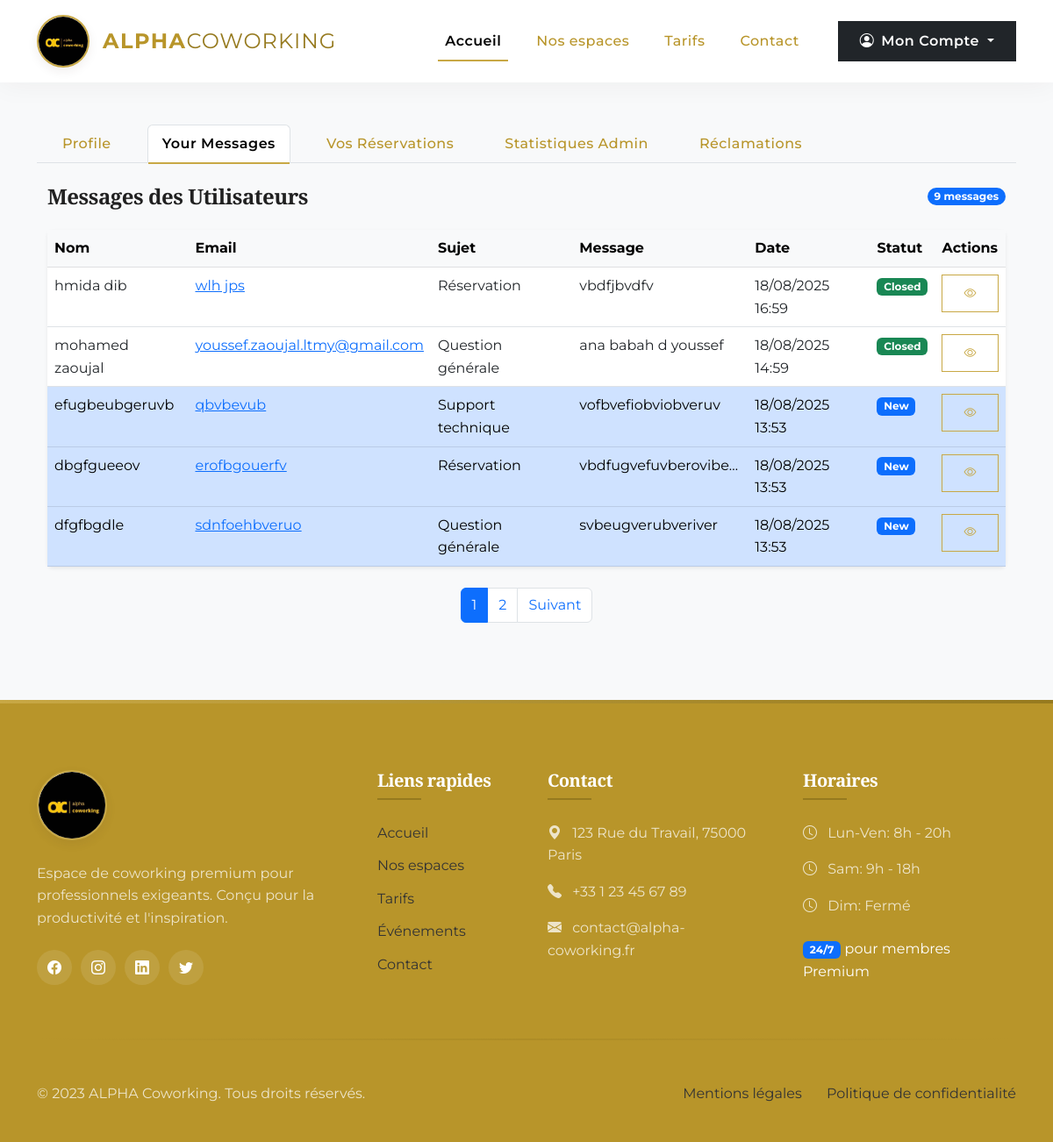
The page /dashboard/messages (signed in) on the database as committed earlier.
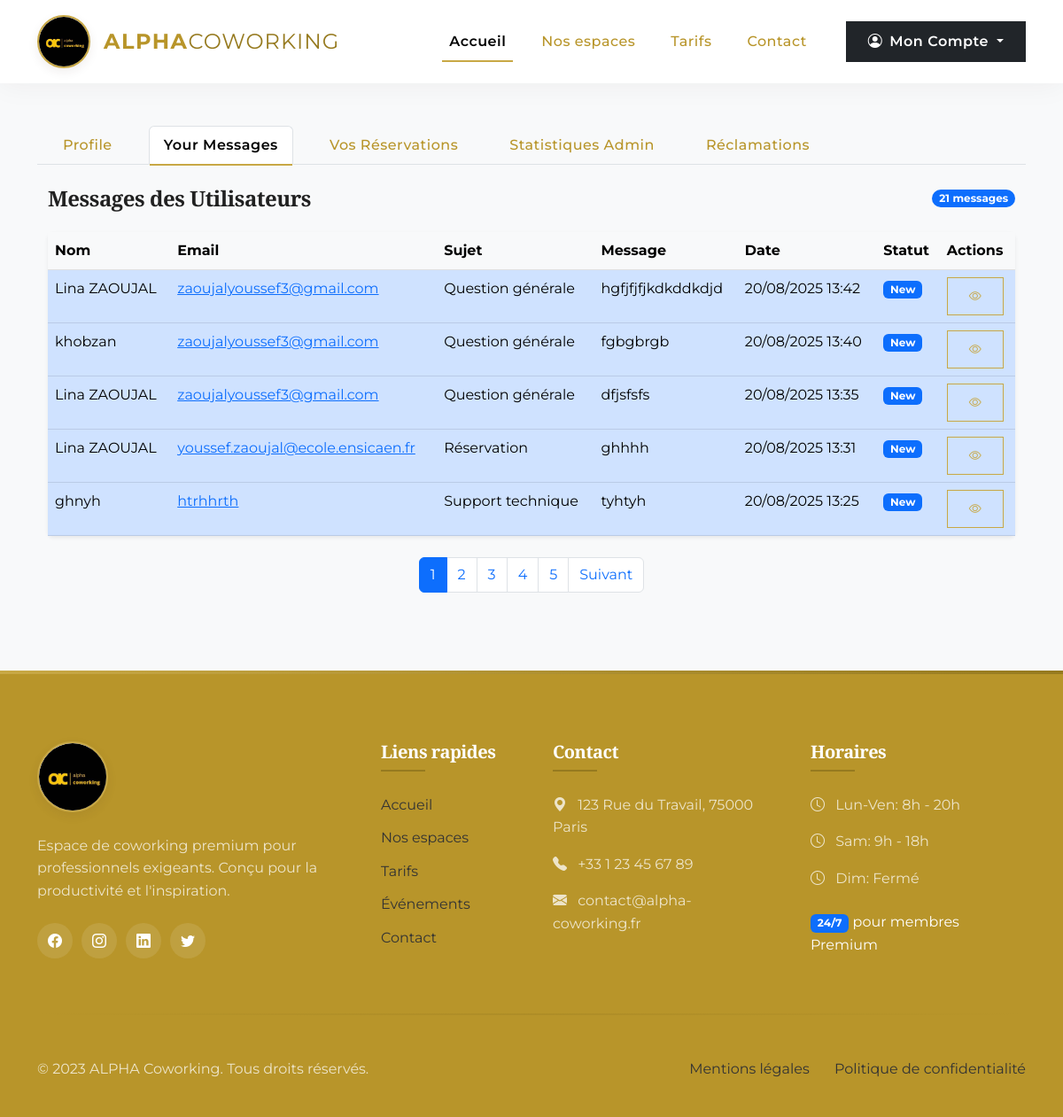
The same page on the database as committed later.
### pythonic/models.py (models this page shows, shortened)
class ContactMessage(db.Model):
    id = db.Column(db.Integer, primary_key=True)
    full_name = db.Column(db.String(50), nullable=False)
    email = db.Column(db.String(120), nullable=False)
    subject = db.Column(db.String(100), nullable=False)
    message = db.Column(db.Text, nullable=False)
    date_submitted = db.Column(db.DateTime, nullable=False, default=datetime.utcnow)
    status = db.Column(db.String(20), nullable=False, default='new')  # new, in_progress, resolved

### pythonic/contact/routes.py (the view)
@contact.route('/dashboard/messages')
@login_required
def admin_messages():
    page = request.args.get('page', 1, type=int)
    message_id = request.args.get('message_id', None, type=int)
    per_page = 5
    if message_id:
        message = ContactMessage.query.get_or_404(message_id)
        if message.status == 'new':
            message.status = 'in_progress'
            db.session.commit()
        return render_template('message_detail.html', message=message)
    messages = ContactMessage.query.order_by(ContactMessage.date_submitted.desc())\
                       .paginate(page=page, per_page=per_page)
    return render_template('contact.html',
                         messages=messages,
                         active_tab='messages')

### pythonic/models.py (called while the page is built)
@login_manager.user_loader
def load_user(user_id):
    return User.query.get(int(user_id))

### pythonic/templates/contact.html (shortened to what this page needs)
{% extends "dashboard.html" %}
{% block contact %}
<div class="container-fluid py-4">
  <div class="d-flex justify-content-between align-items-center mb-4">
    <h2 class="h4 fw-bold mb-0">Messages des Utilisateurs</h2>
    <span class="badge bg-primary rounded-pill">{{ messages.total }} messages</span>
  </div>
  <div class="card border-0 shadow-sm">
    <div class="table-responsive">
      <table class="table table-hover mb-0">
        <thead class="table-light">
          <tr>
            <th>Nom</th>
            <th>Email</th>
            <th>Sujet</th>
            <th>Message</th>
            <th>Date</th>
            <th>Statut</th>
            <th>Actions</th>
          </tr>
        </thead>
        <tbody>
          {% for message in messages.items %}
          <tr class="{% if message.status == 'new' %}table-primary{% endif %}">
            <td>{{ message.full_name }}</td>
            <td><a href="mailto:{{ message.email }}">{{ message.email }}</a></td>
            <td>{{ message.subject }}</td>
            <td class="text-truncate" style="max-width: 200px;">{{ message.message }}</td>
            <td>{{ message.date_submitted.strftime('%d/%m/%Y %H:%M') }}</td>
            <td>
              <span class="badge
                {% if message.status == 'new' %}bg-primary
                {% elif message.status == 'in_progress' %}bg-warning text-dark
                {% else %}bg-success{% endif %}">
                {{ message.status|replace('_', ' ')|title }}
              </span>
            </td>
            <td>
              <a href="{{ url_for('contact.admin_messages', message_id=message.id) }}"
                 class="btn btn-sm btn-outline-primary">
                <i class="bi bi-eye"></i>
              </a>
            </td>
          </tr>
          {% else %}
          <tr>
            <td colspan="7" class="text-center py-4">Aucun message trouvé</td>
          </tr>
          {% endfor %}
        </tbody>
      </table>
    </div>
  </div>
  {% if messages.pages > 1 %}
  <nav class="mt-4" aria-label="Messages pagination">
    <ul class="pagination justify-content-center">
      {% for page_num in messages.iter_pages(left_edge=1, right_edge=1, left_current=2, right_current=3) %}
        {% if page_num %}
          <li class="page-item {% if page_num == messages.page %}active{% endif %}">
            <a class="page-link" href="{{ url_for('contact.admin_messages', page=page_num) }}">{{ page_num }}</a>
          </li>
        {% else %}
          <li class="page-item disabled">
            <span class="page-link">...</span>
          </li>
        {% endif %}
      {% endfor %}
      {% if messages.has_next %}
      <li class="page-item">
        <a class="page-link" href="{{ url_for('contact.admin_messages', page=messages.next_num) }}">Suivant</a>
      </li>
      {% endif %}
    </ul>
  </nav>
  {% endif %}
</div>
{% endblock %}

Rows that differ between the two databases and show on the page:
no longer on this page (row unchanged): ContactMessage: full_name "hmida dib", email "wlh jps", subject "Réservation", message "vbdfjbvdfv", date_submitted "18/08/2025 16:59", status "Closed"
no longer on this page (row unchanged): ContactMessage: full_name "mohamed zaoujal", email "youssef.zaoujal.ltmy@gmail.com", subject "Question générale", message "ana babah d youssef", date_submitted "18/08/2025 14:59", status "Closed"
no longer on this page (row unchanged): ContactMessage: full_name "efugbeubgeruvb", email "qbvbevub", subject "Support technique", message "vofbvefiobviobveruv", date_submitted "18/08/2025 13:53", status "New"
no longer on this page (row unchanged): ContactMessage: full_name "dbgfgueeov", email "erofbgouerfv", subject "Réservation", message "vbdfugvefuvberovibe…", date_submitted "18/08/2025 13:53", status "New"
no longer on this page (row unchanged): ContactMessage: full_name "dfgfbgdle", email "sdnfoehbveruo", subject "Question générale", message "svbeugverubveriver", date_submitted "18/08/2025 13:53", status "New"
added ContactMessage: full_name "Lina ZAOUJAL", email "zaoujalyoussef3@gmail.com", subject "Question générale", message "hgfjfjfjkdkddkdjd", date_submitted "20/08/2025 13:42", status "New"
added ContactMessage: full_name "khobzan", email "zaoujalyoussef3@gmail.com", subject "Question générale", message "fgbgbrgb", date_submitted "20/08/2025 13:40", status "New"
added ContactMessage: full_name "Lina ZAOUJAL", email "zaoujalyoussef3@gmail.com", subject "Question générale", message "dfjsfsfs", date_submitted "20/08/2025 13:35", status "New"
added ContactMessage: full_name "Lina ZAOUJAL", email "youssef.zaoujal@ecole.ensicaen.fr", subject "Réservation", message "ghhhh", date_submitted "20/08/2025 13:31", status "New"
added ContactMessage: full_name "ghnyh", email "htrhhrth", subject "Support technique", message "tyhtyh", date_submitted "20/08/2025 13:25", status "New"
Other text that changed with them:
{{ messages.total }}: "9" → "21"
new list line: "3"
new list line: "4"
new list line: "5"
